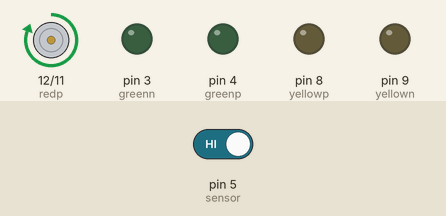
This sketch was run on a simulated Arduino Uno, built with avr-gcc and run on an emulated ATmega328P. Shown: motor-driver pin pairs drawn as motors (green arrow = first pin HIGH = forward, orange = second pin HIGH = backward, longer = more drive), output pins drawn as LEDs (lit = HIGH). Inputs (shaded band) come from the test bench; at power-on: pin 5 (sensor) HIGH.

Above: at 1.2 s.
1.3 s: pin 5 (sensor) driven LOW
At 5.7 s:
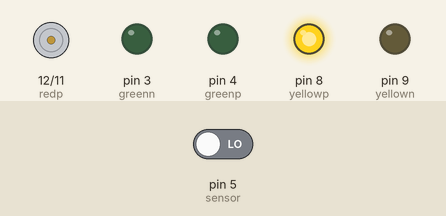
15.3 s: pin 5 (sensor) driven HIGH
At 21.8 s:
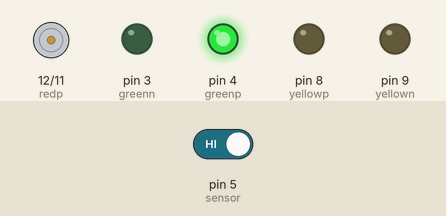
Timing chart, 0 to 35.3 s (numbered marks = the images above; inputs shaded):
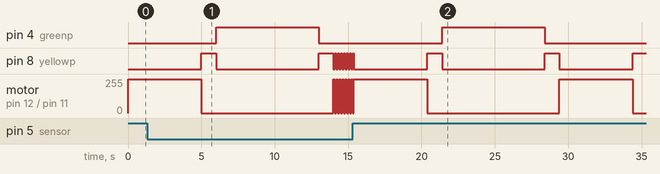

The sketch:

smart_traffic_ir.ino
```cpp
int redp = 12;
int redn = 11;
int yellowp = 8;
int yellown = 9;
int greenp = 4;
int greenn = 3;
int sensor = 5;
void setup()
{
  pinMode(redp,OUTPUT);
  pinMode(redn,OUTPUT);
  pinMode(yellowp,OUTPUT);
  pinMode(yellown,OUTPUT);
  pinMode(greenp,OUTPUT);
  pinMode(greenn,OUTPUT);
  pinMode(sensor,INPUT);
}
void loop()
{
  if(digitalRead(sensor) == LOW){
   digitalWrite(redp,HIGH);
   digitalWrite(redn,LOW);
   delay(100);
   digitalWrite(redp,LOW);
   digitalWrite(redn,LOW);
   digitalWrite(yellowp,HIGH);
   digitalWrite(yellown,LOW);
   delay(100);
   digitalWrite(yellowp,LOW);
   digitalWrite(yellown,LOW);

  }
  else{
   digitalWrite(redp,HIGH);
   digitalWrite(redn,LOW);
   delay(5000);
   digitalWrite(redp,LOW);
   digitalWrite(redn,LOW);

   digitalWrite(yellowp,HIGH);
   digitalWrite(yellown,LOW);
   delay(1000);
   digitalWrite(yellowp,LOW);
   digitalWrite(yellown,LOW);

   digitalWrite(greenp,HIGH);
   digitalWrite(greenn,LOW);
   delay(7000);
   digitalWrite(greenp,LOW);
   digitalWrite(greenn,LOW);

   digitalWrite(yellowp,HIGH);
   digitalWrite(yellown,LOW);
   delay(1000);
   digitalWrite(yellowp,LOW);
   digitalWrite(yellown,LOW);
  }
}
```

Measured:
- after the input at 15.3 s, pin 4 (greenp): LOW → HIGH after 6.1 s, → LOW 7.0 s later
